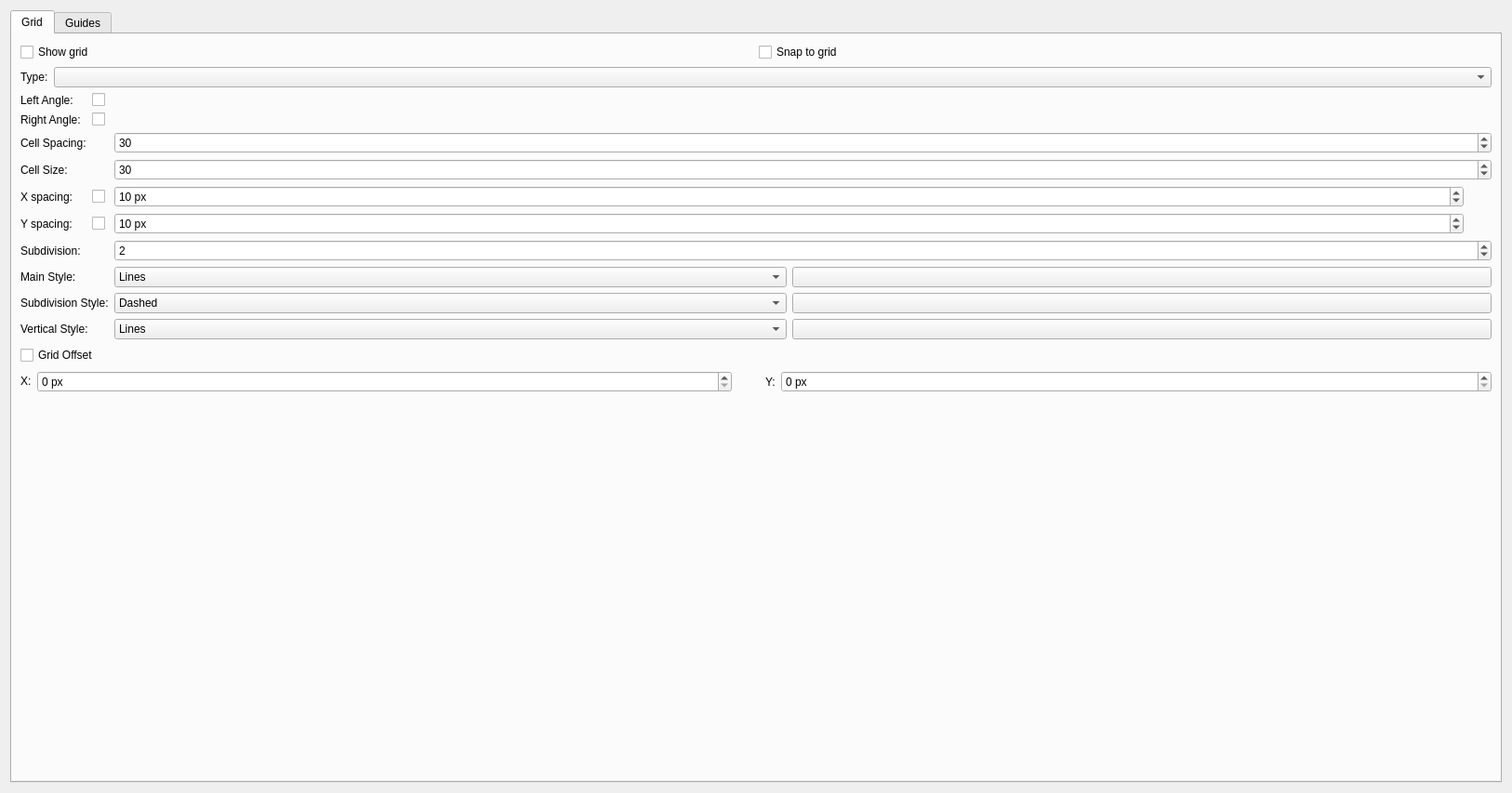
<?xml version="1.0" encoding="UTF-8"?>
<ui version="4.0">
 <author>
    SPDX-FileCopyrightText: none
    SPDX-License-Identifier: GPL-3.0-or-later
  </author>
 <class>GridConfigWidget</class>
 <widget class="QWidget" name="GridConfigWidget">
  <property name="geometry">
   <rect>
    <x>0</x>
    <y>0</y>
    <width>1626</width>
    <height>853</height>
   </rect>
  </property>
  <property name="minimumSize">
   <size>
    <width>30</width>
    <height>0</height>
   </size>
  </property>
  <layout class="QHBoxLayout" name="horizontalLayout_4">
   <item>
    <widget class="QTabWidget" name="tabWidget">
     <property name="sizePolicy">
      <sizepolicy hsizetype="Preferred" vsizetype="Preferred">
       <horstretch>0</horstretch>
       <verstretch>0</verstretch>
      </sizepolicy>
     </property>
     <property name="minimumSize">
      <size>
       <width>187</width>
       <height>280</height>
      </size>
     </property>
     <property name="currentIndex">
      <number>0</number>
     </property>
     <widget class="QWidget" name="tab">
      <attribute name="title">
       <string>Grid</string>
      </attribute>
      <layout class="QVBoxLayout" name="verticalLayout">
       <item>
        <layout class="QHBoxLayout" name="horizontalLayout">
         <property name="sizeConstraint">
          <enum>QLayout::SetDefaultConstraint</enum>
         </property>
         <item>
          <widget class="QCheckBox" name="chkShowGrid">
           <property name="sizePolicy">
            <sizepolicy hsizetype="Preferred" vsizetype="Fixed">
             <horstretch>0</horstretch>
             <verstretch>0</verstretch>
            </sizepolicy>
           </property>
           <property name="text">
            <string>Show grid</string>
           </property>
          </widget>
         </item>
         <item>
          <widget class="QCheckBox" name="chkSnapToGrid">
           <property name="sizePolicy">
            <sizepolicy hsizetype="Preferred" vsizetype="Fixed">
             <horstretch>0</horstretch>
             <verstretch>0</verstretch>
            </sizepolicy>
           </property>
           <property name="text">
            <string>Snap to grid</string>
           </property>
          </widget>
         </item>
        </layout>
       </item>
       <item>
        <layout class="QHBoxLayout" name="horizontalLayout_5">
         <item>
          <widget class="QLabel" name="label_4">
           <property name="sizePolicy">
            <sizepolicy hsizetype="Fixed" vsizetype="Preferred">
             <horstretch>0</horstretch>
             <verstretch>0</verstretch>
            </sizepolicy>
           </property>
           <property name="text">
            <string>Type:</string>
           </property>
          </widget>
         </item>
         <item>
          <widget class="QComboBox" name="gridTypeCombobox">
           <property name="sizePolicy">
            <sizepolicy hsizetype="Preferred" vsizetype="Preferred">
             <horstretch>0</horstretch>
             <verstretch>0</verstretch>
            </sizepolicy>
           </property>
          </widget>
         </item>
        </layout>
       </item>
       <item>
        <layout class="QGridLayout" name="isometricControlsLayout" columnstretch="0,0,0,0,0">
         <property name="sizeConstraint">
          <enum>QLayout::SetDefaultConstraint</enum>
         </property>
         <item row="7" column="2">
          <widget class="KComboBox" name="selectMainStyle">
           <property name="currentIndex">
            <number>0</number>
           </property>
           <item>
            <property name="text">
             <string comment="Grid line style - Solid Lines">Lines</string>
            </property>
           </item>
           <item>
            <property name="text">
             <string>Dashed</string>
            </property>
           </item>
           <item>
            <property name="text">
             <string>Dots</string>
            </property>
           </item>
          </widget>
         </item>
         <item row="0" column="0">
          <widget class="QLabel" name="leftAngleLabel">
           <property name="sizePolicy">
            <sizepolicy hsizetype="Fixed" vsizetype="Preferred">
             <horstretch>0</horstretch>
             <verstretch>0</verstretch>
            </sizepolicy>
           </property>
           <property name="text">
            <string>Left Angle:</string>
           </property>
          </widget>
         </item>
         <item row="3" column="0" colspan="2">
          <widget class="QLabel" name="cellSizeLabel">
           <property name="sizePolicy">
            <sizepolicy hsizetype="Minimum" vsizetype="Preferred">
             <horstretch>0</horstretch>
             <verstretch>0</verstretch>
            </sizepolicy>
           </property>
           <property name="text">
            <string>Cell Size:</string>
           </property>
          </widget>
         </item>
         <item row="9" column="0" colspan="2">
          <widget class="QLabel" name="lblVerticalStyle">
           <property name="sizePolicy">
            <sizepolicy hsizetype="Minimum" vsizetype="Preferred">
             <horstretch>0</horstretch>
             <verstretch>0</verstretch>
            </sizepolicy>
           </property>
           <property name="text">
            <string>Vertical Style:</string>
           </property>
           <property name="alignment">
            <set>Qt::AlignLeading|Qt::AlignLeft|Qt::AlignVCenter</set>
           </property>
          </widget>
         </item>
         <item row="2" column="0" colspan="2">
          <widget class="QLabel" name="cellSpacingLabel">
           <property name="sizePolicy">
            <sizepolicy hsizetype="Minimum" vsizetype="Preferred">
             <horstretch>0</horstretch>
             <verstretch>0</verstretch>
            </sizepolicy>
           </property>
           <property name="text">
            <string>Cell Spacing:</string>
           </property>
          </widget>
         </item>
         <item row="1" column="0">
          <widget class="QLabel" name="rightAngleLabel">
           <property name="sizePolicy">
            <sizepolicy hsizetype="Minimum" vsizetype="Preferred">
             <horstretch>0</horstretch>
             <verstretch>0</verstretch>
            </sizepolicy>
           </property>
           <property name="text">
            <string>Right Angle:</string>
           </property>
          </widget>
         </item>
         <item row="7" column="0" colspan="2">
          <widget class="QLabel" name="lblMainStyle">
           <property name="sizePolicy">
            <sizepolicy hsizetype="Fixed" vsizetype="Preferred">
             <horstretch>0</horstretch>
             <verstretch>0</verstretch>
            </sizepolicy>
           </property>
           <property name="text">
            <string>Main Style:</string>
           </property>
           <property name="alignment">
            <set>Qt::AlignLeading|Qt::AlignLeft|Qt::AlignVCenter</set>
           </property>
          </widget>
         </item>
         <item row="0" column="1">
          <widget class="QCheckBox" name="chkLeftAngleActive">
           <property name="sizePolicy">
            <sizepolicy hsizetype="Maximum" vsizetype="Fixed">
             <horstretch>0</horstretch>
             <verstretch>0</verstretch>
            </sizepolicy>
           </property>
           <property name="text">
            <string/>
           </property>
          </widget>
         </item>
         <item row="6" column="0" colspan="2">
          <widget class="QLabel" name="lblSubdivision">
           <property name="text">
            <string>Subdivision:</string>
           </property>
          </widget>
         </item>
         <item row="9" column="2">
          <widget class="KComboBox" name="selectVerticalStyle">
           <property name="currentIndex">
            <number>0</number>
           </property>
           <item>
            <property name="text">
             <string comment="Grid line style - Solid Lines">Lines</string>
            </property>
           </item>
           <item>
            <property name="text">
             <string>Dashed</string>
            </property>
           </item>
           <item>
            <property name="text">
             <string>Dots</string>
            </property>
           </item>
           <item>
            <property name="text">
             <string>None</string>
            </property>
           </item>
          </widget>
         </item>
         <item row="8" column="0" colspan="2">
          <widget class="QLabel" name="lblSubdivisionStyle">
           <property name="sizePolicy">
            <sizepolicy hsizetype="Minimum" vsizetype="Preferred">
             <horstretch>0</horstretch>
             <verstretch>0</verstretch>
            </sizepolicy>
           </property>
           <property name="text">
            <string>Subdivision Style:</string>
           </property>
           <property name="alignment">
            <set>Qt::AlignLeading|Qt::AlignLeft|Qt::AlignVCenter</set>
           </property>
          </widget>
         </item>
         <item row="1" column="1">
          <widget class="QCheckBox" name="chkRightAngleActive">
           <property name="sizePolicy">
            <sizepolicy hsizetype="Maximum" vsizetype="Fixed">
             <horstretch>0</horstretch>
             <verstretch>0</verstretch>
            </sizepolicy>
           </property>
           <property name="text">
            <string/>
           </property>
          </widget>
         </item>
         <item row="8" column="2">
          <widget class="KComboBox" name="selectSubdivisionStyle">
           <property name="currentIndex">
            <number>1</number>
           </property>
           <item>
            <property name="text">
             <string comment="Grid line style - Solid Lines">Lines</string>
            </property>
           </item>
           <item>
            <property name="text">
             <string>Dashed</string>
            </property>
           </item>
           <item>
            <property name="text">
             <string>Dots</string>
            </property>
           </item>
          </widget>
         </item>
         <item row="4" column="4" rowspan="2">
          <widget class="KoAspectButton" name="spacingAspectButton" native="true">
           <property name="sizePolicy">
            <sizepolicy hsizetype="Fixed" vsizetype="Fixed">
             <horstretch>0</horstretch>
             <verstretch>0</verstretch>
            </sizepolicy>
           </property>
           <property name="minimumSize">
            <size>
             <width>24</width>
             <height>24</height>
            </size>
           </property>
          </widget>
         </item>
         <item row="0" column="2" colspan="2">
          <widget class="KisAngleSelector" name="angleLeftAngleSelector" native="true">
           <property name="sizePolicy">
            <sizepolicy hsizetype="MinimumExpanding" vsizetype="Preferred">
             <horstretch>0</horstretch>
             <verstretch>0</verstretch>
            </sizepolicy>
           </property>
          </widget>
         </item>
         <item row="1" column="2" colspan="2">
          <widget class="KisAngleSelector" name="angleRightAngleSelector" native="true">
           <property name="sizePolicy">
            <sizepolicy hsizetype="MinimumExpanding" vsizetype="Preferred">
             <horstretch>0</horstretch>
             <verstretch>0</verstretch>
            </sizepolicy>
           </property>
          </widget>
         </item>
         <item row="0" column="4" rowspan="2">
          <widget class="KoAspectButton" name="angleAspectButton" native="true">
           <property name="sizePolicy">
            <sizepolicy hsizetype="Fixed" vsizetype="Fixed">
             <horstretch>0</horstretch>
             <verstretch>0</verstretch>
            </sizepolicy>
           </property>
           <property name="minimumSize">
            <size>
             <width>24</width>
             <height>24</height>
            </size>
           </property>
          </widget>
         </item>
         <item row="2" column="2" colspan="3">
          <widget class="QSpinBox" name="cellSpacingSpinbox">
           <property name="sizePolicy">
            <sizepolicy hsizetype="MinimumExpanding" vsizetype="Fixed">
             <horstretch>0</horstretch>
             <verstretch>0</verstretch>
            </sizepolicy>
           </property>
           <property name="suffix">
            <string/>
           </property>
           <property name="minimum">
            <number>10</number>
           </property>
           <property name="maximum">
            <number>1000</number>
           </property>
           <property name="value">
            <number>30</number>
           </property>
          </widget>
         </item>
         <item row="3" column="2" colspan="3">
          <widget class="QSpinBox" name="cellSizeSpinbox">
           <property name="sizePolicy">
            <sizepolicy hsizetype="MinimumExpanding" vsizetype="Fixed">
             <horstretch>0</horstretch>
             <verstretch>0</verstretch>
            </sizepolicy>
           </property>
           <property name="suffix">
            <string/>
           </property>
           <property name="minimum">
            <number>10</number>
           </property>
           <property name="maximum">
            <number>1000</number>
           </property>
           <property name="value">
            <number>30</number>
           </property>
          </widget>
         </item>
         <item row="4" column="2" colspan="2">
          <widget class="KisIntParseSpinBox" name="intHSpacing">
           <property name="sizePolicy">
            <sizepolicy hsizetype="MinimumExpanding" vsizetype="Fixed">
             <horstretch>0</horstretch>
             <verstretch>0</verstretch>
            </sizepolicy>
           </property>
           <property name="suffix">
            <string> px</string>
           </property>
           <property name="minimum">
            <number>1</number>
           </property>
           <property name="maximum">
            <number>500</number>
           </property>
           <property name="value">
            <number>10</number>
           </property>
          </widget>
         </item>
         <item row="5" column="2" colspan="2">
          <widget class="KisIntParseSpinBox" name="intVSpacing">
           <property name="sizePolicy">
            <sizepolicy hsizetype="MinimumExpanding" vsizetype="Fixed">
             <horstretch>0</horstretch>
             <verstretch>0</verstretch>
            </sizepolicy>
           </property>
           <property name="suffix">
            <string> px</string>
           </property>
           <property name="minimum">
            <number>1</number>
           </property>
           <property name="maximum">
            <number>500</number>
           </property>
           <property name="value">
            <number>10</number>
           </property>
          </widget>
         </item>
         <item row="6" column="2" colspan="3">
          <widget class="KisIntParseSpinBox" name="intSubdivision">
           <property name="sizePolicy">
            <sizepolicy hsizetype="MinimumExpanding" vsizetype="Fixed">
             <horstretch>0</horstretch>
             <verstretch>0</verstretch>
            </sizepolicy>
           </property>
           <property name="minimum">
            <number>1</number>
           </property>
           <property name="maximum">
            <number>10</number>
           </property>
           <property name="value">
            <number>2</number>
           </property>
          </widget>
         </item>
         <item row="7" column="3" colspan="2">
          <widget class="KColorButton" name="colorMain">
           <property name="sizePolicy">
            <sizepolicy hsizetype="Minimum" vsizetype="Fixed">
             <horstretch>0</horstretch>
             <verstretch>0</verstretch>
            </sizepolicy>
           </property>
           <property name="minimumSize">
            <size>
             <width>30</width>
             <height>0</height>
            </size>
           </property>
           <property name="text">
            <string/>
           </property>
          </widget>
         </item>
         <item row="8" column="3" colspan="2">
          <widget class="KColorButton" name="colorSubdivision">
           <property name="sizePolicy">
            <sizepolicy hsizetype="Minimum" vsizetype="Fixed">
             <horstretch>0</horstretch>
             <verstretch>0</verstretch>
            </sizepolicy>
           </property>
           <property name="minimumSize">
            <size>
             <width>30</width>
             <height>0</height>
            </size>
           </property>
           <property name="text">
            <string/>
           </property>
           <property name="color" stdset="0">
            <color>
             <red>0</red>
             <green>0</green>
             <blue>0</blue>
            </color>
           </property>
           <property name="defaultColor" stdset="0">
            <color>
             <red>0</red>
             <green>0</green>
             <blue>0</blue>
            </color>
           </property>
          </widget>
         </item>
         <item row="9" column="3" colspan="2">
          <widget class="KColorButton" name="colorVertical">
           <property name="sizePolicy">
            <sizepolicy hsizetype="Minimum" vsizetype="Fixed">
             <horstretch>0</horstretch>
             <verstretch>0</verstretch>
            </sizepolicy>
           </property>
           <property name="minimumSize">
            <size>
             <width>30</width>
             <height>0</height>
            </size>
           </property>
           <property name="text">
            <string/>
           </property>
           <property name="color" stdset="0">
            <color>
             <red>0</red>
             <green>0</green>
             <blue>0</blue>
            </color>
           </property>
           <property name="defaultColor" stdset="0">
            <color>
             <red>0</red>
             <green>0</green>
             <blue>0</blue>
            </color>
           </property>
          </widget>
         </item>
         <item row="4" column="0">
          <widget class="QLabel" name="lblXSpacing">
           <property name="sizePolicy">
            <sizepolicy hsizetype="Minimum" vsizetype="Preferred">
             <horstretch>0</horstretch>
             <verstretch>0</verstretch>
            </sizepolicy>
           </property>
           <property name="text">
            <string>X spacing:</string>
           </property>
          </widget>
         </item>
         <item row="5" column="0">
          <widget class="QLabel" name="lblYSpacing">
           <property name="sizePolicy">
            <sizepolicy hsizetype="Minimum" vsizetype="Preferred">
             <horstretch>0</horstretch>
             <verstretch>0</verstretch>
            </sizepolicy>
           </property>
           <property name="text">
            <string>Y spacing:</string>
           </property>
          </widget>
         </item>
         <item row="4" column="1">
          <widget class="QCheckBox" name="chkXSpacingActive">
           <property name="sizePolicy">
            <sizepolicy hsizetype="Maximum" vsizetype="Fixed">
             <horstretch>0</horstretch>
             <verstretch>0</verstretch>
            </sizepolicy>
           </property>
           <property name="text">
            <string/>
           </property>
          </widget>
         </item>
         <item row="5" column="1">
          <widget class="QCheckBox" name="chkYSpacingActive">
           <property name="sizePolicy">
            <sizepolicy hsizetype="Maximum" vsizetype="Fixed">
             <horstretch>0</horstretch>
             <verstretch>0</verstretch>
            </sizepolicy>
           </property>
           <property name="text">
            <string/>
           </property>
          </widget>
         </item>
        </layout>
       </item>
       <item>
        <widget class="QCheckBox" name="chkOffset">
         <property name="sizePolicy">
          <sizepolicy hsizetype="MinimumExpanding" vsizetype="Fixed">
           <horstretch>0</horstretch>
           <verstretch>0</verstretch>
          </sizepolicy>
         </property>
         <property name="minimumSize">
          <size>
           <width>107</width>
           <height>22</height>
          </size>
         </property>
         <property name="baseSize">
          <size>
           <width>0</width>
           <height>0</height>
          </size>
         </property>
         <property name="text">
          <string>Grid Offset</string>
         </property>
         <property name="checked">
          <bool>false</bool>
         </property>
        </widget>
       </item>
       <item>
        <layout class="QHBoxLayout" name="horizontalLayout_3">
         <item>
          <layout class="QGridLayout" name="gridLayout_2">
           <item row="0" column="1">
            <widget class="KisIntParseSpinBox" name="intXOffset">
             <property name="sizePolicy">
              <sizepolicy hsizetype="MinimumExpanding" vsizetype="Fixed">
               <horstretch>0</horstretch>
               <verstretch>0</verstretch>
              </sizepolicy>
             </property>
             <property name="suffix">
              <string> px</string>
             </property>
             <property name="maximum">
              <number>500</number>
             </property>
             <property name="value">
              <number>0</number>
             </property>
            </widget>
           </item>
           <item row="0" column="0">
            <widget class="QLabel" name="lblXOffset">
             <property name="sizePolicy">
              <sizepolicy hsizetype="Maximum" vsizetype="Fixed">
               <horstretch>0</horstretch>
               <verstretch>0</verstretch>
              </sizepolicy>
             </property>
             <property name="text">
              <string>X:</string>
             </property>
            </widget>
           </item>
          </layout>
         </item>
         <item>
          <widget class="KoAspectButton" name="offsetAspectButton" native="true">
           <property name="sizePolicy">
            <sizepolicy hsizetype="Fixed" vsizetype="Fixed">
             <horstretch>0</horstretch>
             <verstretch>0</verstretch>
            </sizepolicy>
           </property>
           <property name="minimumSize">
            <size>
             <width>24</width>
             <height>24</height>
            </size>
           </property>
          </widget>
         </item>
         <item>
          <widget class="QLabel" name="lblYOffset">
           <property name="sizePolicy">
            <sizepolicy hsizetype="Maximum" vsizetype="Fixed">
             <horstretch>0</horstretch>
             <verstretch>0</verstretch>
            </sizepolicy>
           </property>
           <property name="text">
            <string>Y:</string>
           </property>
          </widget>
         </item>
         <item>
          <widget class="KisIntParseSpinBox" name="intYOffset">
           <property name="sizePolicy">
            <sizepolicy hsizetype="MinimumExpanding" vsizetype="Fixed">
             <horstretch>0</horstretch>
             <verstretch>0</verstretch>
            </sizepolicy>
           </property>
           <property name="suffix">
            <string> px</string>
           </property>
           <property name="maximum">
            <number>500</number>
           </property>
           <property name="value">
            <number>0</number>
           </property>
          </widget>
         </item>
        </layout>
       </item>
       <item>
        <spacer name="verticalSpacer">
         <property name="orientation">
          <enum>Qt::Vertical</enum>
         </property>
         <property name="sizeHint" stdset="0">
          <size>
           <width>20</width>
           <height>40</height>
          </size>
         </property>
        </spacer>
       </item>
      </layout>
     </widget>
     <widget class="QWidget" name="tab_2">
      <attribute name="title">
       <string>Guides</string>
      </attribute>
      <layout class="QVBoxLayout" name="verticalLayout_4">
       <item>
        <layout class="QVBoxLayout" name="verticalLayout_2">
         <item>
          <layout class="QGridLayout" name="gridLayout_4">
           <item row="0" column="0">
            <widget class="QCheckBox" name="chkShowGuides">
             <property name="text">
              <string>Show guides</string>
             </property>
            </widget>
           </item>
           <item row="0" column="1">
            <widget class="QCheckBox" name="chkSnapToGuides">
             <property name="text">
              <string>Snap to guides</string>
             </property>
            </widget>
           </item>
           <item row="1" column="0">
            <widget class="QCheckBox" name="chkLockGuides">
             <property name="text">
              <string>Lock guides</string>
             </property>
            </widget>
           </item>
           <item row="1" column="1">
            <widget class="QCheckBox" name="chkShowRulers">
             <property name="text">
              <string>Show rulers</string>
             </property>
            </widget>
           </item>
          </layout>
         </item>
         <item>
          <layout class="QHBoxLayout" name="horizontalLayout_2">
           <item>
            <widget class="QLabel" name="lblGuidesStyle">
             <property name="sizePolicy">
              <sizepolicy hsizetype="Fixed" vsizetype="Preferred">
               <horstretch>0</horstretch>
               <verstretch>0</verstretch>
              </sizepolicy>
             </property>
             <property name="text">
              <string>Guides:</string>
             </property>
             <property name="alignment">
              <set>Qt::AlignLeading|Qt::AlignLeft|Qt::AlignVCenter</set>
             </property>
            </widget>
           </item>
           <item>
            <widget class="KComboBox" name="selectGuidesStyle">
             <property name="currentIndex">
              <number>0</number>
             </property>
             <item>
              <property name="text">
               <string comment="Grid line style - Solid Lines">Lines</string>
              </property>
             </item>
             <item>
              <property name="text">
               <string>Dashed</string>
              </property>
             </item>
             <item>
              <property name="text">
               <string>Dots</string>
              </property>
             </item>
            </widget>
           </item>
           <item>
            <widget class="KColorButton" name="colorGuides">
             <property name="sizePolicy">
              <sizepolicy hsizetype="Fixed" vsizetype="Fixed">
               <horstretch>0</horstretch>
               <verstretch>0</verstretch>
              </sizepolicy>
             </property>
             <property name="minimumSize">
              <size>
               <width>30</width>
               <height>0</height>
              </size>
             </property>
             <property name="text">
              <string/>
             </property>
             <property name="color" stdset="0">
              <color>
               <red>0</red>
               <green>0</green>
               <blue>0</blue>
              </color>
             </property>
             <property name="defaultColor" stdset="0">
              <color>
               <red>0</red>
               <green>0</green>
               <blue>0</blue>
              </color>
             </property>
            </widget>
           </item>
          </layout>
         </item>
        </layout>
       </item>
       <item>
        <widget class="Line" name="line_2">
         <property name="orientation">
          <enum>Qt::Horizontal</enum>
         </property>
        </widget>
       </item>
       <item>
        <layout class="QHBoxLayout" name="horizontalLayout_7">
         <item>
          <spacer name="horizontalSpacer_2">
           <property name="orientation">
            <enum>Qt::Horizontal</enum>
           </property>
           <property name="sizeHint" stdset="0">
            <size>
             <width>40</width>
             <height>20</height>
            </size>
           </property>
          </spacer>
         </item>
         <item>
          <widget class="QPushButton" name="deleteAllGuidesButton">
           <property name="text">
            <string>All</string>
           </property>
          </widget>
         </item>
        </layout>
       </item>
       <item>
        <spacer name="verticalSpacer_2">
         <property name="orientation">
          <enum>Qt::Vertical</enum>
         </property>
         <property name="sizeHint" stdset="0">
          <size>
           <width>20</width>
           <height>40</height>
          </size>
         </property>
        </spacer>
       </item>
      </layout>
     </widget>
    </widget>
   </item>
  </layout>
 </widget>
 <customwidgets>
  <customwidget>
   <class>KComboBox</class>
   <extends>QComboBox</extends>
   <header>kcombobox.h</header>
  </customwidget>
  <customwidget>
   <class>KColorButton</class>
   <extends>QPushButton</extends>
   <header>kcolorbutton.h</header>
   <container>1</container>
  </customwidget>
  <customwidget>
   <class>KoAspectButton</class>
   <extends>QWidget</extends>
   <header>KoAspectButton.h</header>
   <container>1</container>
  </customwidget>
  <customwidget>
   <class>KisIntParseSpinBox</class>
   <extends>QSpinBox</extends>
   <header>kis_int_parse_spin_box.h</header>
  </customwidget>
  <customwidget>
   <class>KisAngleSelector</class>
   <extends>QWidget</extends>
   <header location="global">KisAngleSelector.h</header>
   <container>1</container>
  </customwidget>
 </customwidgets>
 <resources/>
 <connections/>
</ui>
